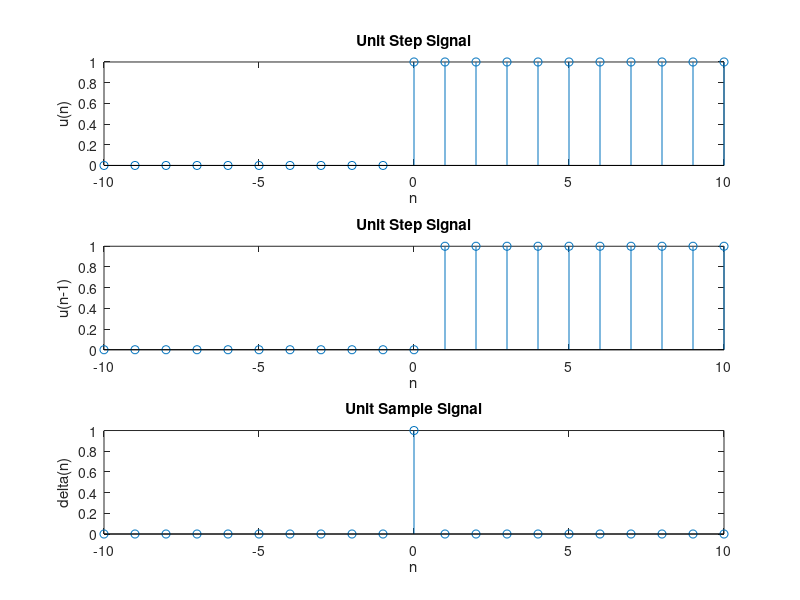

MATLAB code to generate this figure:
close all
clear all
clc

n=-10:10;



figure,
f=(n >= 0 );
subplot(3,1,1),stem(n,f)
title('Unit Step Signal');
xlabel('n');
ylabel('u(n)');

t=( (n-1) >= 0);
subplot(3,1,2), stem(n,t)
title('Unit Step Signal');
xlabel('n');
ylabel('u(n-1)');

m=f-t;
subplot(3,1,3), stem (n,m)
title('Unit Sample Signal');
xlabel('n');
ylabel('delta(n)');
